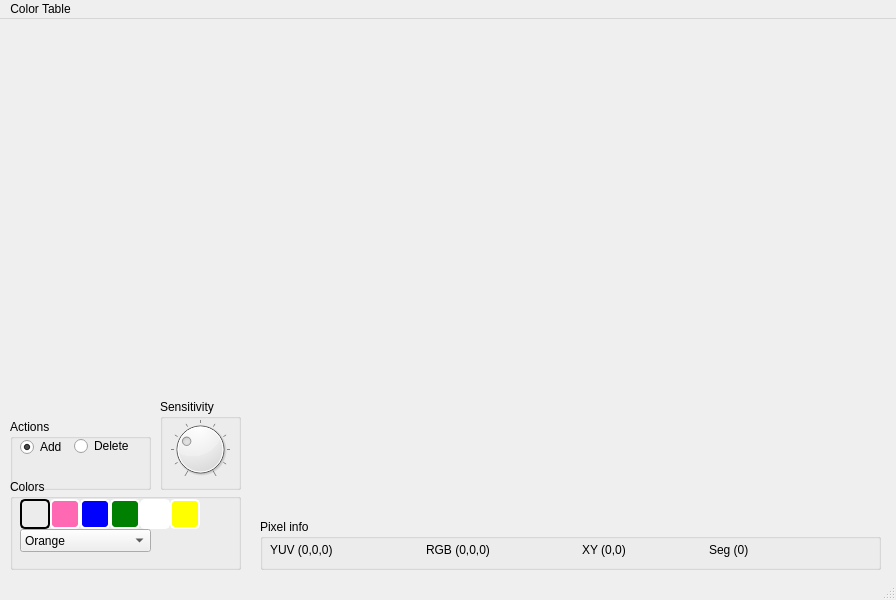
<?xml version="1.0" encoding="UTF-8"?>
<ui version="4.0">
 <class>ClassificationWindow</class>
 <widget class="QMainWindow" name="ClassificationWindow">
  <property name="geometry">
   <rect>
    <x>0</x>
    <y>0</y>
    <width>896</width>
    <height>600</height>
   </rect>
  </property>
  <property name="windowTitle">
   <string>VisionWindow</string>
  </property>
  <widget class="QWidget" name="centralwidget">
   <widget class="QGroupBox" name="groupBox">
    <property name="geometry">
     <rect>
      <x>260</x>
      <y>500</y>
      <width>621</width>
      <height>51</height>
     </rect>
    </property>
    <property name="title">
     <string notr="true">Pixel info</string>
    </property>
    <widget class="QWidget" name="layoutWidget">
     <property name="geometry">
      <rect>
       <x>10</x>
       <y>20</y>
       <width>560</width>
       <height>21</height>
      </rect>
     </property>
     <layout class="QHBoxLayout" name="horizontalLayout">
      <item>
       <widget class="QLabel" name="yuvLabel">
        <property name="minimumSize">
         <size>
          <width>150</width>
          <height>0</height>
         </size>
        </property>
        <property name="text">
         <string>YUV (0,0,0)</string>
        </property>
       </widget>
      </item>
      <item>
       <widget class="QLabel" name="rgbLabel">
        <property name="minimumSize">
         <size>
          <width>150</width>
          <height>0</height>
         </size>
        </property>
        <property name="text">
         <string>RGB (0,0,0)</string>
        </property>
       </widget>
      </item>
      <item>
       <widget class="QLabel" name="xyLabel">
        <property name="minimumSize">
         <size>
          <width>120</width>
          <height>0</height>
         </size>
        </property>
        <property name="text">
         <string>XY (0,0)</string>
        </property>
       </widget>
      </item>
      <item>
       <widget class="QLabel" name="segLabel">
        <property name="minimumSize">
         <size>
          <width>120</width>
          <height>0</height>
         </size>
        </property>
        <property name="text">
         <string>Seg (0)</string>
        </property>
       </widget>
      </item>
     </layout>
    </widget>
   </widget>
   <widget class="color_table::ImageWidget" name="bigImage" native="true">
    <property name="geometry">
     <rect>
      <x>250</x>
      <y>5</y>
      <width>640</width>
      <height>480</height>
     </rect>
    </property>
   </widget>
   <widget class="color_table::ImageWidget" name="rawImage" native="true">
    <property name="geometry">
     <rect>
      <x>5</x>
      <y>5</y>
      <width>240</width>
      <height>180</height>
     </rect>
    </property>
   </widget>
   <widget class="color_table::ImageWidget" name="segImage" native="true">
    <property name="geometry">
     <rect>
      <x>5</x>
      <y>190</y>
      <width>240</width>
      <height>180</height>
     </rect>
    </property>
   </widget>
   <widget class="QGroupBox" name="groupBox_2">
    <property name="geometry">
     <rect>
      <x>160</x>
      <y>380</y>
      <width>81</width>
      <height>91</height>
     </rect>
    </property>
    <property name="title">
     <string>Sensitivity</string>
    </property>
    <widget class="QDial" name="sensitivityDial">
     <property name="geometry">
      <rect>
       <x>10</x>
       <y>10</y>
       <width>60</width>
       <height>80</height>
      </rect>
     </property>
     <property name="palette">
      <palette>
       <active>
        <colorrole role="Base">
         <brush brushstyle="SolidPattern">
          <color alpha="255">
           <red>255</red>
           <green>255</green>
           <blue>255</blue>
          </color>
         </brush>
        </colorrole>
        <colorrole role="Window">
         <brush brushstyle="SolidPattern">
          <color alpha="255">
           <red>239</red>
           <green>201</green>
           <blue>182</blue>
          </color>
         </brush>
        </colorrole>
       </active>
       <inactive>
        <colorrole role="Base">
         <brush brushstyle="SolidPattern">
          <color alpha="255">
           <red>255</red>
           <green>255</green>
           <blue>255</blue>
          </color>
         </brush>
        </colorrole>
        <colorrole role="Window">
         <brush brushstyle="SolidPattern">
          <color alpha="255">
           <red>239</red>
           <green>201</green>
           <blue>182</blue>
          </color>
         </brush>
        </colorrole>
       </inactive>
       <disabled>
        <colorrole role="Base">
         <brush brushstyle="SolidPattern">
          <color alpha="255">
           <red>239</red>
           <green>201</green>
           <blue>182</blue>
          </color>
         </brush>
        </colorrole>
        <colorrole role="Window">
         <brush brushstyle="SolidPattern">
          <color alpha="255">
           <red>239</red>
           <green>201</green>
           <blue>182</blue>
          </color>
         </brush>
        </colorrole>
       </disabled>
      </palette>
     </property>
     <property name="autoFillBackground">
      <bool>false</bool>
     </property>
     <property name="maximum">
      <number>10</number>
     </property>
     <property name="value">
      <number>3</number>
     </property>
     <property name="notchesVisible">
      <bool>true</bool>
     </property>
    </widget>
   </widget>
   <widget class="QGroupBox" name="groupBox_3">
    <property name="geometry">
     <rect>
      <x>10</x>
      <y>400</y>
      <width>141</width>
      <height>71</height>
     </rect>
    </property>
    <property name="title">
     <string>Actions</string>
    </property>
    <widget class="QRadioButton" name="deleteRadio">
     <property name="geometry">
      <rect>
       <x>64</x>
       <y>15</y>
       <width>71</width>
       <height>24</height>
      </rect>
     </property>
     <property name="text">
      <string>Delete</string>
     </property>
     <property name="checkable">
      <bool>true</bool>
     </property>
    </widget>
    <widget class="QRadioButton" name="addRadio">
     <property name="geometry">
      <rect>
       <x>10</x>
       <y>16</y>
       <width>51</width>
       <height>24</height>
      </rect>
     </property>
     <property name="text">
      <string>Add</string>
     </property>
     <property name="checkable">
      <bool>true</bool>
     </property>
     <property name="checked">
      <bool>true</bool>
     </property>
    </widget>
   </widget>
   <widget class="QGroupBox" name="groupBox_4">
    <property name="geometry">
     <rect>
      <x>10</x>
      <y>460</y>
      <width>231</width>
      <height>91</height>
     </rect>
    </property>
    <property name="title">
     <string>Colors</string>
    </property>
    <widget class="QPushButton" name="orangeButton">
     <property name="geometry">
      <rect>
       <x>10</x>
       <y>20</y>
       <width>30</width>
       <height>30</height>
      </rect>
     </property>
     <property name="palette">
      <palette>
       <active>
        <colorrole role="Button">
         <brush brushstyle="SolidPattern">
          <color alpha="255">
           <red>255</red>
           <green>69</green>
           <blue>0</blue>
          </color>
         </brush>
        </colorrole>
        <colorrole role="Base">
         <brush brushstyle="SolidPattern">
          <color alpha="255">
           <red>255</red>
           <green>69</green>
           <blue>0</blue>
          </color>
         </brush>
        </colorrole>
        <colorrole role="Window">
         <brush brushstyle="SolidPattern">
          <color alpha="255">
           <red>255</red>
           <green>69</green>
           <blue>0</blue>
          </color>
         </brush>
        </colorrole>
       </active>
       <inactive>
        <colorrole role="Button">
         <brush brushstyle="SolidPattern">
          <color alpha="255">
           <red>255</red>
           <green>69</green>
           <blue>0</blue>
          </color>
         </brush>
        </colorrole>
        <colorrole role="Base">
         <brush brushstyle="SolidPattern">
          <color alpha="255">
           <red>255</red>
           <green>69</green>
           <blue>0</blue>
          </color>
         </brush>
        </colorrole>
        <colorrole role="Window">
         <brush brushstyle="SolidPattern">
          <color alpha="255">
           <red>255</red>
           <green>69</green>
           <blue>0</blue>
          </color>
         </brush>
        </colorrole>
       </inactive>
       <disabled>
        <colorrole role="Button">
         <brush brushstyle="SolidPattern">
          <color alpha="255">
           <red>255</red>
           <green>69</green>
           <blue>0</blue>
          </color>
         </brush>
        </colorrole>
        <colorrole role="Base">
         <brush brushstyle="SolidPattern">
          <color alpha="255">
           <red>255</red>
           <green>69</green>
           <blue>0</blue>
          </color>
         </brush>
        </colorrole>
        <colorrole role="Window">
         <brush brushstyle="SolidPattern">
          <color alpha="255">
           <red>255</red>
           <green>69</green>
           <blue>0</blue>
          </color>
         </brush>
        </colorrole>
       </disabled>
      </palette>
     </property>
     <property name="toolTip">
      <string>Orange</string>
     </property>
     <property name="styleSheet">
      <string notr="true">QPushButton {
     background-color: rgb(255,69.0);
     border-style: outset;
     border-width: 2px;
     border-radius: 5px;
     border-color: white;
 }
 QPushButton:checked {
     border-color: black;
     border-style: inset;
 }</string>
     </property>
     <property name="text">
      <string/>
     </property>
     <property name="checkable">
      <bool>true</bool>
     </property>
     <property name="checked">
      <bool>true</bool>
     </property>
     <property name="default">
      <bool>false</bool>
     </property>
     <property name="flat">
      <bool>false</bool>
     </property>
    </widget>
    <widget class="QPushButton" name="pinkButton">
     <property name="geometry">
      <rect>
       <x>40</x>
       <y>20</y>
       <width>30</width>
       <height>30</height>
      </rect>
     </property>
     <property name="palette">
      <palette>
       <active>
        <colorrole role="Button">
         <brush brushstyle="SolidPattern">
          <color alpha="255">
           <red>255</red>
           <green>105</green>
           <blue>180</blue>
          </color>
         </brush>
        </colorrole>
        <colorrole role="Base">
         <brush brushstyle="SolidPattern">
          <color alpha="255">
           <red>255</red>
           <green>105</green>
           <blue>180</blue>
          </color>
         </brush>
        </colorrole>
        <colorrole role="Window">
         <brush brushstyle="SolidPattern">
          <color alpha="255">
           <red>255</red>
           <green>105</green>
           <blue>180</blue>
          </color>
         </brush>
        </colorrole>
       </active>
       <inactive>
        <colorrole role="Button">
         <brush brushstyle="SolidPattern">
          <color alpha="255">
           <red>255</red>
           <green>105</green>
           <blue>180</blue>
          </color>
         </brush>
        </colorrole>
        <colorrole role="Base">
         <brush brushstyle="SolidPattern">
          <color alpha="255">
           <red>255</red>
           <green>105</green>
           <blue>180</blue>
          </color>
         </brush>
        </colorrole>
        <colorrole role="Window">
         <brush brushstyle="SolidPattern">
          <color alpha="255">
           <red>255</red>
           <green>105</green>
           <blue>180</blue>
          </color>
         </brush>
        </colorrole>
       </inactive>
       <disabled>
        <colorrole role="Button">
         <brush brushstyle="SolidPattern">
          <color alpha="255">
           <red>255</red>
           <green>105</green>
           <blue>180</blue>
          </color>
         </brush>
        </colorrole>
        <colorrole role="Base">
         <brush brushstyle="SolidPattern">
          <color alpha="255">
           <red>255</red>
           <green>105</green>
           <blue>180</blue>
          </color>
         </brush>
        </colorrole>
        <colorrole role="Window">
         <brush brushstyle="SolidPattern">
          <color alpha="255">
           <red>255</red>
           <green>105</green>
           <blue>180</blue>
          </color>
         </brush>
        </colorrole>
       </disabled>
      </palette>
     </property>
     <property name="toolTip">
      <string>Pink</string>
     </property>
     <property name="styleSheet">
      <string notr="true">QPushButton {
     background-color: rgb(255,105,180);
     border-style: outset;
     border-width: 2px;
     border-radius: 5px;
     border-color: white;
 }
 QPushButton:checked {
     border-color: black;
     border-style: inset;
 }</string>
     </property>
     <property name="text">
      <string/>
     </property>
     <property name="checkable">
      <bool>true</bool>
     </property>
     <property name="default">
      <bool>false</bool>
     </property>
     <property name="flat">
      <bool>false</bool>
     </property>
    </widget>
    <widget class="QComboBox" name="colorCombo">
     <property name="geometry">
      <rect>
       <x>10</x>
       <y>50</y>
       <width>131</width>
       <height>23</height>
      </rect>
     </property>
     <item>
      <property name="text">
       <string>Orange</string>
      </property>
     </item>
     <item>
      <property name="text">
       <string>Pink</string>
      </property>
     </item>
     <item>
      <property name="text">
       <string>Blue</string>
      </property>
     </item>
     <item>
      <property name="text">
       <string>Green</string>
      </property>
     </item>
     <item>
      <property name="text">
       <string>White</string>
      </property>
     </item>
     <item>
      <property name="text">
       <string>Yellow</string>
      </property>
     </item>
    </widget>
    <widget class="QPushButton" name="blueButton">
     <property name="geometry">
      <rect>
       <x>70</x>
       <y>20</y>
       <width>30</width>
       <height>30</height>
      </rect>
     </property>
     <property name="palette">
      <palette>
       <active>
        <colorrole role="Button">
         <brush brushstyle="SolidPattern">
          <color alpha="255">
           <red>0</red>
           <green>0</green>
           <blue>255</blue>
          </color>
         </brush>
        </colorrole>
        <colorrole role="Base">
         <brush brushstyle="SolidPattern">
          <color alpha="255">
           <red>0</red>
           <green>0</green>
           <blue>255</blue>
          </color>
         </brush>
        </colorrole>
        <colorrole role="Window">
         <brush brushstyle="SolidPattern">
          <color alpha="255">
           <red>0</red>
           <green>0</green>
           <blue>255</blue>
          </color>
         </brush>
        </colorrole>
       </active>
       <inactive>
        <colorrole role="Button">
         <brush brushstyle="SolidPattern">
          <color alpha="255">
           <red>0</red>
           <green>0</green>
           <blue>255</blue>
          </color>
         </brush>
        </colorrole>
        <colorrole role="Base">
         <brush brushstyle="SolidPattern">
          <color alpha="255">
           <red>0</red>
           <green>0</green>
           <blue>255</blue>
          </color>
         </brush>
        </colorrole>
        <colorrole role="Window">
         <brush brushstyle="SolidPattern">
          <color alpha="255">
           <red>0</red>
           <green>0</green>
           <blue>255</blue>
          </color>
         </brush>
        </colorrole>
       </inactive>
       <disabled>
        <colorrole role="Button">
         <brush brushstyle="SolidPattern">
          <color alpha="255">
           <red>0</red>
           <green>0</green>
           <blue>255</blue>
          </color>
         </brush>
        </colorrole>
        <colorrole role="Base">
         <brush brushstyle="SolidPattern">
          <color alpha="255">
           <red>0</red>
           <green>0</green>
           <blue>255</blue>
          </color>
         </brush>
        </colorrole>
        <colorrole role="Window">
         <brush brushstyle="SolidPattern">
          <color alpha="255">
           <red>0</red>
           <green>0</green>
           <blue>255</blue>
          </color>
         </brush>
        </colorrole>
       </disabled>
      </palette>
     </property>
     <property name="toolTip">
      <string>Blue</string>
     </property>
     <property name="styleSheet">
      <string notr="true">QPushButton {
     background-color: rgb(0,0,255);
     border-style: outset;
     border-width: 2px;
     border-radius: 5px;
     border-color: white;
 }
 QPushButton:checked {
     border-color: black;
     border-style: inset;
 }</string>
     </property>
     <property name="text">
      <string/>
     </property>
     <property name="checkable">
      <bool>true</bool>
     </property>
     <property name="default">
      <bool>false</bool>
     </property>
     <property name="flat">
      <bool>false</bool>
     </property>
    </widget>
    <widget class="QPushButton" name="greenButton">
     <property name="geometry">
      <rect>
       <x>100</x>
       <y>20</y>
       <width>30</width>
       <height>30</height>
      </rect>
     </property>
     <property name="palette">
      <palette>
       <active>
        <colorrole role="Button">
         <brush brushstyle="SolidPattern">
          <color alpha="255">
           <red>0</red>
           <green>128</green>
           <blue>0</blue>
          </color>
         </brush>
        </colorrole>
        <colorrole role="Base">
         <brush brushstyle="SolidPattern">
          <color alpha="255">
           <red>0</red>
           <green>128</green>
           <blue>0</blue>
          </color>
         </brush>
        </colorrole>
        <colorrole role="Window">
         <brush brushstyle="SolidPattern">
          <color alpha="255">
           <red>0</red>
           <green>128</green>
           <blue>0</blue>
          </color>
         </brush>
        </colorrole>
       </active>
       <inactive>
        <colorrole role="Button">
         <brush brushstyle="SolidPattern">
          <color alpha="255">
           <red>0</red>
           <green>128</green>
           <blue>0</blue>
          </color>
         </brush>
        </colorrole>
        <colorrole role="Base">
         <brush brushstyle="SolidPattern">
          <color alpha="255">
           <red>0</red>
           <green>128</green>
           <blue>0</blue>
          </color>
         </brush>
        </colorrole>
        <colorrole role="Window">
         <brush brushstyle="SolidPattern">
          <color alpha="255">
           <red>0</red>
           <green>128</green>
           <blue>0</blue>
          </color>
         </brush>
        </colorrole>
       </inactive>
       <disabled>
        <colorrole role="Button">
         <brush brushstyle="SolidPattern">
          <color alpha="255">
           <red>0</red>
           <green>128</green>
           <blue>0</blue>
          </color>
         </brush>
        </colorrole>
        <colorrole role="Base">
         <brush brushstyle="SolidPattern">
          <color alpha="255">
           <red>0</red>
           <green>128</green>
           <blue>0</blue>
          </color>
         </brush>
        </colorrole>
        <colorrole role="Window">
         <brush brushstyle="SolidPattern">
          <color alpha="255">
           <red>0</red>
           <green>128</green>
           <blue>0</blue>
          </color>
         </brush>
        </colorrole>
       </disabled>
      </palette>
     </property>
     <property name="toolTip">
      <string>Green</string>
     </property>
     <property name="styleSheet">
      <string notr="true">QPushButton {
     background-color: rgb(0,128,0);
     border-style: outset;
     border-width: 2px;
     border-radius: 5px;
     border-color: white;
 }
 QPushButton:checked {
     border-color: black;
     border-style: inset;
 }</string>
     </property>
     <property name="text">
      <string/>
     </property>
     <property name="checkable">
      <bool>true</bool>
     </property>
     <property name="checked">
      <bool>false</bool>
     </property>
     <property name="default">
      <bool>false</bool>
     </property>
     <property name="flat">
      <bool>false</bool>
     </property>
    </widget>
    <widget class="QPushButton" name="yellowButton">
     <property name="geometry">
      <rect>
       <x>160</x>
       <y>20</y>
       <width>30</width>
       <height>30</height>
      </rect>
     </property>
     <property name="palette">
      <palette>
       <active>
        <colorrole role="Button">
         <brush brushstyle="SolidPattern">
          <color alpha="255">
           <red>255</red>
           <green>255</green>
           <blue>0</blue>
          </color>
         </brush>
        </colorrole>
        <colorrole role="Base">
         <brush brushstyle="SolidPattern">
          <color alpha="255">
           <red>255</red>
           <green>255</green>
           <blue>0</blue>
          </color>
         </brush>
        </colorrole>
        <colorrole role="Window">
         <brush brushstyle="SolidPattern">
          <color alpha="255">
           <red>255</red>
           <green>255</green>
           <blue>0</blue>
          </color>
         </brush>
        </colorrole>
       </active>
       <inactive>
        <colorrole role="Button">
         <brush brushstyle="SolidPattern">
          <color alpha="255">
           <red>255</red>
           <green>255</green>
           <blue>0</blue>
          </color>
         </brush>
        </colorrole>
        <colorrole role="Base">
         <brush brushstyle="SolidPattern">
          <color alpha="255">
           <red>255</red>
           <green>255</green>
           <blue>0</blue>
          </color>
         </brush>
        </colorrole>
        <colorrole role="Window">
         <brush brushstyle="SolidPattern">
          <color alpha="255">
           <red>255</red>
           <green>255</green>
           <blue>0</blue>
          </color>
         </brush>
        </colorrole>
       </inactive>
       <disabled>
        <colorrole role="Button">
         <brush brushstyle="SolidPattern">
          <color alpha="255">
           <red>255</red>
           <green>255</green>
           <blue>0</blue>
          </color>
         </brush>
        </colorrole>
        <colorrole role="Base">
         <brush brushstyle="SolidPattern">
          <color alpha="255">
           <red>255</red>
           <green>255</green>
           <blue>0</blue>
          </color>
         </brush>
        </colorrole>
        <colorrole role="Window">
         <brush brushstyle="SolidPattern">
          <color alpha="255">
           <red>255</red>
           <green>255</green>
           <blue>0</blue>
          </color>
         </brush>
        </colorrole>
       </disabled>
      </palette>
     </property>
     <property name="toolTip">
      <string>Yellow</string>
     </property>
     <property name="styleSheet">
      <string notr="true">QPushButton {
     background-color: yellow;
     border-style: outset;
     border-width: 2px;
     border-radius: 5px;
     border-color: white;
 }
 QPushButton:checked {
     border-color: black;
     border-style: inset;
 }</string>
     </property>
     <property name="text">
      <string/>
     </property>
     <property name="checkable">
      <bool>true</bool>
     </property>
     <property name="default">
      <bool>false</bool>
     </property>
     <property name="flat">
      <bool>false</bool>
     </property>
    </widget>
    <widget class="QPushButton" name="whiteButton">
     <property name="geometry">
      <rect>
       <x>130</x>
       <y>20</y>
       <width>30</width>
       <height>30</height>
      </rect>
     </property>
     <property name="palette">
      <palette>
       <active>
        <colorrole role="Button">
         <brush brushstyle="SolidPattern">
          <color alpha="255">
           <red>255</red>
           <green>255</green>
           <blue>255</blue>
          </color>
         </brush>
        </colorrole>
        <colorrole role="Base">
         <brush brushstyle="SolidPattern">
          <color alpha="255">
           <red>255</red>
           <green>255</green>
           <blue>255</blue>
          </color>
         </brush>
        </colorrole>
        <colorrole role="Window">
         <brush brushstyle="SolidPattern">
          <color alpha="255">
           <red>255</red>
           <green>255</green>
           <blue>255</blue>
          </color>
         </brush>
        </colorrole>
       </active>
       <inactive>
        <colorrole role="Button">
         <brush brushstyle="SolidPattern">
          <color alpha="255">
           <red>255</red>
           <green>255</green>
           <blue>255</blue>
          </color>
         </brush>
        </colorrole>
        <colorrole role="Base">
         <brush brushstyle="SolidPattern">
          <color alpha="255">
           <red>255</red>
           <green>255</green>
           <blue>255</blue>
          </color>
         </brush>
        </colorrole>
        <colorrole role="Window">
         <brush brushstyle="SolidPattern">
          <color alpha="255">
           <red>255</red>
           <green>255</green>
           <blue>255</blue>
          </color>
         </brush>
        </colorrole>
       </inactive>
       <disabled>
        <colorrole role="Button">
         <brush brushstyle="SolidPattern">
          <color alpha="255">
           <red>255</red>
           <green>255</green>
           <blue>255</blue>
          </color>
         </brush>
        </colorrole>
        <colorrole role="Base">
         <brush brushstyle="SolidPattern">
          <color alpha="255">
           <red>255</red>
           <green>255</green>
           <blue>255</blue>
          </color>
         </brush>
        </colorrole>
        <colorrole role="Window">
         <brush brushstyle="SolidPattern">
          <color alpha="255">
           <red>255</red>
           <green>255</green>
           <blue>255</blue>
          </color>
         </brush>
        </colorrole>
       </disabled>
      </palette>
     </property>
     <property name="toolTip">
      <string>White</string>
     </property>
     <property name="styleSheet">
      <string notr="true">QPushButton {
     background-color: white;
     border-style: outset;
     border-width: 2px;
     border-radius: 5px;
     border-color: white;
 }
 QPushButton:checked {
     border-color: black;
     border-style: inset;
 }</string>
     </property>
     <property name="text">
      <string/>
     </property>
     <property name="checkable">
      <bool>true</bool>
     </property>
     <property name="default">
      <bool>false</bool>
     </property>
     <property name="flat">
      <bool>false</bool>
     </property>
    </widget>
   </widget>
  </widget>
  <widget class="QMenuBar" name="menuBar">
   <property name="geometry">
    <rect>
     <x>0</x>
     <y>0</y>
     <width>896</width>
     <height>23</height>
    </rect>
   </property>
   <widget class="QMenu" name="menuColour_Table">
    <property name="title">
     <string>Color Table</string>
    </property>
    <addaction name="actionNew"/>
    <addaction name="actionOpen"/>
    <addaction name="actionSave"/>
    <addaction name="actionSave_As"/>
   </widget>
   <addaction name="menuColour_Table"/>
  </widget>
  <widget class="QStatusBar" name="statusBar"/>
  <action name="actionOpen">
   <property name="text">
    <string>Open</string>
   </property>
  </action>
  <action name="actionSave">
   <property name="text">
    <string>Save</string>
   </property>
  </action>
  <action name="actionSave_As">
   <property name="text">
    <string>Save As</string>
   </property>
  </action>
  <action name="actionNew">
   <property name="text">
    <string>New</string>
   </property>
  </action>
 </widget>
 <customwidgets>
  <customwidget>
   <class>color_table::ImageWidget</class>
   <extends>QWidget</extends>
   <header>../include/color_table/image_widget.h</header>
   <container>1</container>
  </customwidget>
 </customwidgets>
 <resources/>
 <connections/>
</ui>
